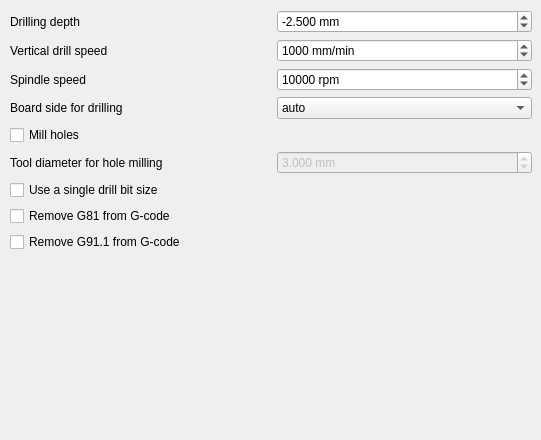
        <widget class="QWidget" name="drillTab">
         <attribute name="title">
          <string>Drill</string>
         </attribute>
         <widget class="QWidget" name="formLayoutWidget_2">
          <property name="geometry">
           <rect>
            <x>10</x>
            <y>10</y>
            <width>522</width>
            <height>421</height>
           </rect>
          </property>
          <layout class="QGridLayout" name="drillGridLayout">
           <property name="horizontalSpacing">
            <number>12</number>
           </property>
           <property name="verticalSpacing">
            <number>6</number>
           </property>
           <item row="7" column="0">
            <widget class="QCheckBox" name="nog81CheckBox">
             <property name="toolTip">
              <string>&lt;html&gt;&lt;head/&gt;&lt;body&gt;&lt;p&gt;&lt;span style=&quot; font-style:italic;&quot;&gt;--nog81&lt;/span&gt;&lt;/p&gt;&lt;p&gt;replace G81 with G0+G1. This option makes the gcode compatible with low-end cnc controllers (like grbl), but also makes it bigger and less clean&lt;/p&gt;&lt;/body&gt;&lt;/html&gt;</string>
             </property>
             <property name="text">
              <string>Remove G81 from G-code</string>
             </property>
            </widget>
           </item>
           <item row="0" column="0">
            <widget class="QLabel" name="zdrillLabel">
             <property name="toolTip">
              <string>&lt;html&gt;&lt;head/&gt;&lt;body&gt;&lt;p&gt;&lt;span style=&quot; font-style:italic;&quot;&gt;--zdrill&lt;/span&gt;&lt;/p&gt;&lt;p&gt;Z value down to which will be drilled&lt;/p&gt;&lt;/body&gt;&lt;/html&gt;</string>
             </property>
             <property name="text">
              <string>Drilling depth</string>
             </property>
             <property name="buddy">
              <cstring>zdrillDoubleSpinBox</cstring>
             </property>
            </widget>
           </item>
           <item row="4" column="0">
            <widget class="QCheckBox" name="milldrillCheckBox">
             <property name="toolTip">
              <string>&lt;html&gt;&lt;head/&gt;&lt;body&gt;&lt;p&gt;&lt;span style=&quot; font-style:italic;&quot;&gt;--milldrill&lt;/span&gt;&lt;/p&gt;&lt;p&gt;If milldrill is given, the milling head will be used to drill the holes in the PCB. Holes up to the size of the milling head will be drilled regularly (possibly creating a bigger hole than intended), the other holes are created by moving the head in circles using the feed and infeed parameters used in cutting&lt;/p&gt;&lt;p&gt;Remember that you have to set also &amp;quot;outline&amp;quot; parameters if you set this option&lt;/p&gt;&lt;/body&gt;&lt;/html&gt;</string>
             </property>
             <property name="layoutDirection">
              <enum>Qt::LeftToRight</enum>
             </property>
             <property name="text">
              <string>Mill holes</string>
             </property>
             <property name="checked">
              <bool>false</bool>
             </property>
            </widget>
           </item>
           <item row="2" column="0">
            <widget class="QLabel" name="drillspeedLabel">
             <property name="toolTip">
              <string>&lt;html&gt;&lt;head/&gt;&lt;body&gt;&lt;p&gt;&lt;span style=&quot; font-style:italic;&quot;&gt;--drill-speed&lt;/span&gt;&lt;/p&gt;&lt;p&gt;Spindle speed during drilling&lt;/p&gt;&lt;/body&gt;&lt;/html&gt;</string>
             </property>
             <property name="text">
              <string>Spindle speed</string>
             </property>
             <property name="buddy">
              <cstring>drillspeedSpinBox</cstring>
             </property>
            </widget>
           </item>
           <item row="1" column="0">
            <widget class="QLabel" name="drillfeedLabel">
             <property name="toolTip">
              <string>&lt;html&gt;&lt;head/&gt;&lt;body&gt;&lt;p&gt;&lt;span style=&quot; font-style:italic;&quot;&gt;--drill-feed&lt;/span&gt;&lt;/p&gt;&lt;p&gt;Feed rate for drilling (vertical speed)&lt;/p&gt;&lt;/body&gt;&lt;/html&gt;</string>
             </property>
             <property name="text">
              <string>Vertical drill speed</string>
             </property>
             <property name="buddy">
              <cstring>drillfeedSpinBox</cstring>
             </property>
            </widget>
           </item>
           <item row="0" column="1">
            <widget class="QDoubleSpinBox" name="zdrillDoubleSpinBox">
             <property name="toolTip">
              <string>&lt;html&gt;&lt;head/&gt;&lt;body&gt;&lt;p&gt;&lt;span style=&quot; font-style:italic;&quot;&gt;--zdrill&lt;/span&gt;&lt;/p&gt;&lt;p&gt;Z value down to which will be drilled&lt;/p&gt;&lt;/body&gt;&lt;/html&gt;</string>
             </property>
             <property name="suffix">
              <string> mm</string>
             </property>
             <property name="decimals">
              <number>3</number>
             </property>
             <property name="minimum">
              <double>-1000.000000000000000</double>
             </property>
             <property name="maximum">
              <double>0.000000000000000</double>
             </property>
             <property name="singleStep">
              <double>0.050000000000000</double>
             </property>
             <property name="value">
              <double>-2.500000000000000</double>
             </property>
            </widget>
           </item>
           <item row="6" column="0">
            <widget class="QCheckBox" name="onedrillCheckBox">
             <property name="toolTip">
              <string>&lt;html&gt;&lt;head/&gt;&lt;body&gt;&lt;p&gt;--onedrill&lt;/p&gt;&lt;p&gt;Use only one drill bit size&lt;/p&gt;&lt;/body&gt;&lt;/html&gt;</string>
             </property>
             <property name="text">
              <string>Use a single drill bit size</string>
             </property>
             <property name="checked">
              <bool>false</bool>
             </property>
            </widget>
           </item>
           <item row="1" column="1">
            <widget class="QSpinBox" name="drillfeedSpinBox">
             <property name="toolTip">
              <string>&lt;html&gt;&lt;head/&gt;&lt;body&gt;&lt;p&gt;&lt;span style=&quot; font-style:italic;&quot;&gt;--drill-feed&lt;/span&gt;&lt;/p&gt;&lt;p&gt;Feed rate for drilling (vertical speed)&lt;/p&gt;&lt;/body&gt;&lt;/html&gt;</string>
             </property>
             <property name="suffix">
              <string> mm/min</string>
             </property>
             <property name="maximum">
              <number>10000</number>
             </property>
             <property name="singleStep">
              <number>10</number>
             </property>
             <property name="value">
              <number>1000</number>
             </property>
            </widget>
           </item>
           <item row="2" column="1">
            <widget class="QSpinBox" name="drillspeedSpinBox">
             <property name="toolTip">
              <string>&lt;html&gt;&lt;head/&gt;&lt;body&gt;&lt;p&gt;&lt;span style=&quot; font-style:italic;&quot;&gt;--drill-speed&lt;/span&gt;&lt;/p&gt;&lt;p&gt;Spindle speed during drilling&lt;/p&gt;&lt;/body&gt;&lt;/html&gt;</string>
             </property>
             <property name="suffix">
              <string> rpm</string>
             </property>
             <property name="maximum">
              <number>100000</number>
             </property>
             <property name="singleStep">
              <number>500</number>
             </property>
             <property name="value">
              <number>10000</number>
             </property>
            </widget>
           </item>
           <item row="3" column="1">
            <widget class="QComboBox" name="drillsideComboBox">
             <property name="toolTip">
              <string>&lt;html&gt;&lt;head/&gt;&lt;body&gt;&lt;p&gt;&lt;span style=&quot; font-style:italic;&quot;&gt;--drill-side&lt;/span&gt;&lt;/p&gt;&lt;p&gt;choose the drill side. Valid choices are front, back or auto (default). In auto mode the drill side is automatically chosen (always front unless only the back side is specified)&lt;/p&gt;&lt;/body&gt;&lt;/html&gt;</string>
             </property>
             <item>
              <property name="text">
               <string>auto</string>
              </property>
             </item>
             <item>
              <property name="text">
               <string>front</string>
              </property>
             </item>
             <item>
              <property name="text">
               <string>back</string>
              </property>
             </item>
            </widget>
           </item>
           <item row="3" column="0">
            <widget class="QLabel" name="drillsideLabel">
             <property name="toolTip">
              <string>&lt;html&gt;&lt;head/&gt;&lt;body&gt;&lt;p&gt;&lt;span style=&quot; font-style:italic;&quot;&gt;--drill-side&lt;/span&gt;&lt;/p&gt;&lt;p&gt;choose the drill side. Valid choices are front, back or auto (default). In auto mode the drill side is automatically chosen (always front unless only the back side is specified)&lt;/p&gt;&lt;/body&gt;&lt;/html&gt;</string>
             </property>
             <property name="text">
              <string>Board side for drilling</string>
             </property>
             <property name="buddy">
              <cstring>drillsideComboBox</cstring>
             </property>
            </widget>
           </item>
           <item row="8" column="0">
            <widget class="QCheckBox" name="nog911CheckBox">
             <property name="toolTip">
              <string>&lt;html&gt;&lt;head/&gt;&lt;body&gt;&lt;p&gt;&lt;span style=&quot; font-style:italic;&quot;&gt;--nog91-1&lt;/span&gt;&lt;/p&gt;&lt;p&gt;do not explicitly set G91.1 (incremental arc mode distance) in drill headers. Some controllers (like Roland's) does not support G91.1 and they can wrongly interpret it as G91 (relative distance). Since the default mode is usually &amp;quot;incremental&amp;quot;, you can safely remove G91.1 in most of the cases&lt;/p&gt;&lt;/body&gt;&lt;/html&gt;</string>
             </property>
             <property name="text">
              <string>Remove G91.1 from G-code</string>
             </property>
            </widget>
           </item>
           <item row="5" column="0">
            <widget class="QLabel" name="milldrillLabel">
             <property name="toolTip">
              <string>&lt;html&gt;&lt;head/&gt;&lt;body&gt;&lt;p&gt;&lt;span style=&quot; font-style:italic;&quot;&gt;--milldrill-diameter&lt;/span&gt;&lt;/p&gt;&lt;p&gt;diameter of milling head which is used with --milldrill; the default value is same as --cutter-diameter.&lt;/p&gt;&lt;/body&gt;&lt;/html&gt;</string>
             </property>
             <property name="text">
              <string>Tool diameter for hole milling</string>
             </property>
             <property name="buddy">
              <cstring>milldrilldiameterDoubleSpinBox</cstring>
             </property>
            </widget>
           </item>
           <item row="5" column="1">
            <widget class="QDoubleSpinBox" name="milldrilldiameterDoubleSpinBox">
             <property name="enabled">
              <bool>false</bool>
             </property>
             <property name="toolTip">
              <string>&lt;html&gt;&lt;head/&gt;&lt;body&gt;&lt;p&gt;&lt;span style=&quot; font-style:italic;&quot;&gt;--milldrill-diameter&lt;/span&gt;&lt;/p&gt;&lt;p&gt;diameter of milling head which is used with --milldrill; the default value is same as --cutter-diameter.&lt;/p&gt;&lt;/body&gt;&lt;/html&gt;</string>
             </property>
             <property name="suffix">
              <string> mm</string>
             </property>
             <property name="decimals">
              <number>3</number>
             </property>
             <property name="maximum">
              <double>100.000000000000000</double>
             </property>
             <property name="singleStep">
              <double>0.100000000000000</double>
             </property>
             <property name="value">
              <double>3.000000000000000</double>
             </property>
            </widget>
           </item>
           <item row="9" column="0" colspan="2">
            <spacer name="verticalSpacer_4">
             <property name="orientation">
              <enum>Qt::Vertical</enum>
             </property>
             <property name="sizeHint" stdset="0">
              <size>
               <width>20</width>
               <height>40</height>
              </size>
             </property>
            </spacer>
           </item>
          </layout>
         </widget>
        </widget>
